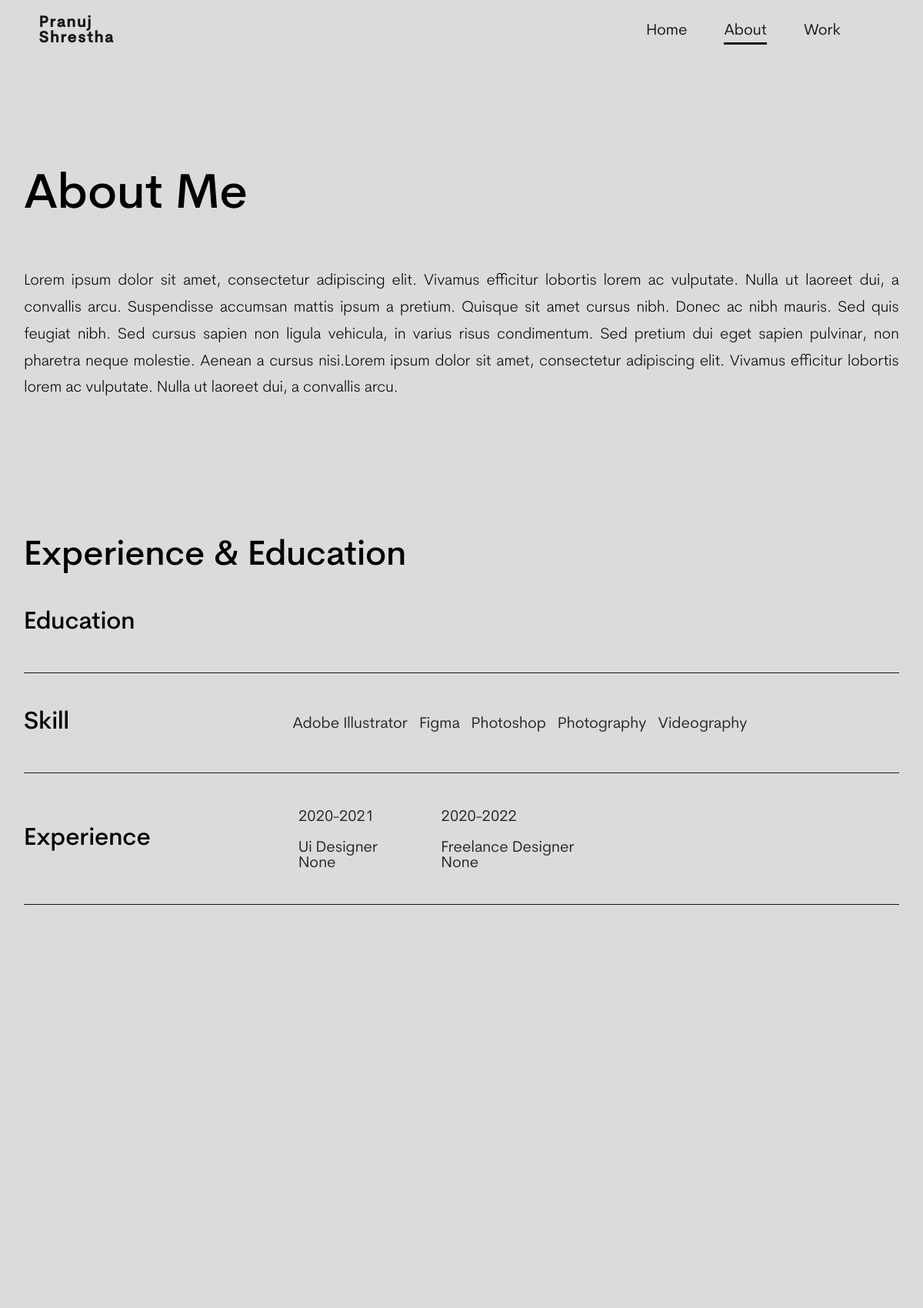
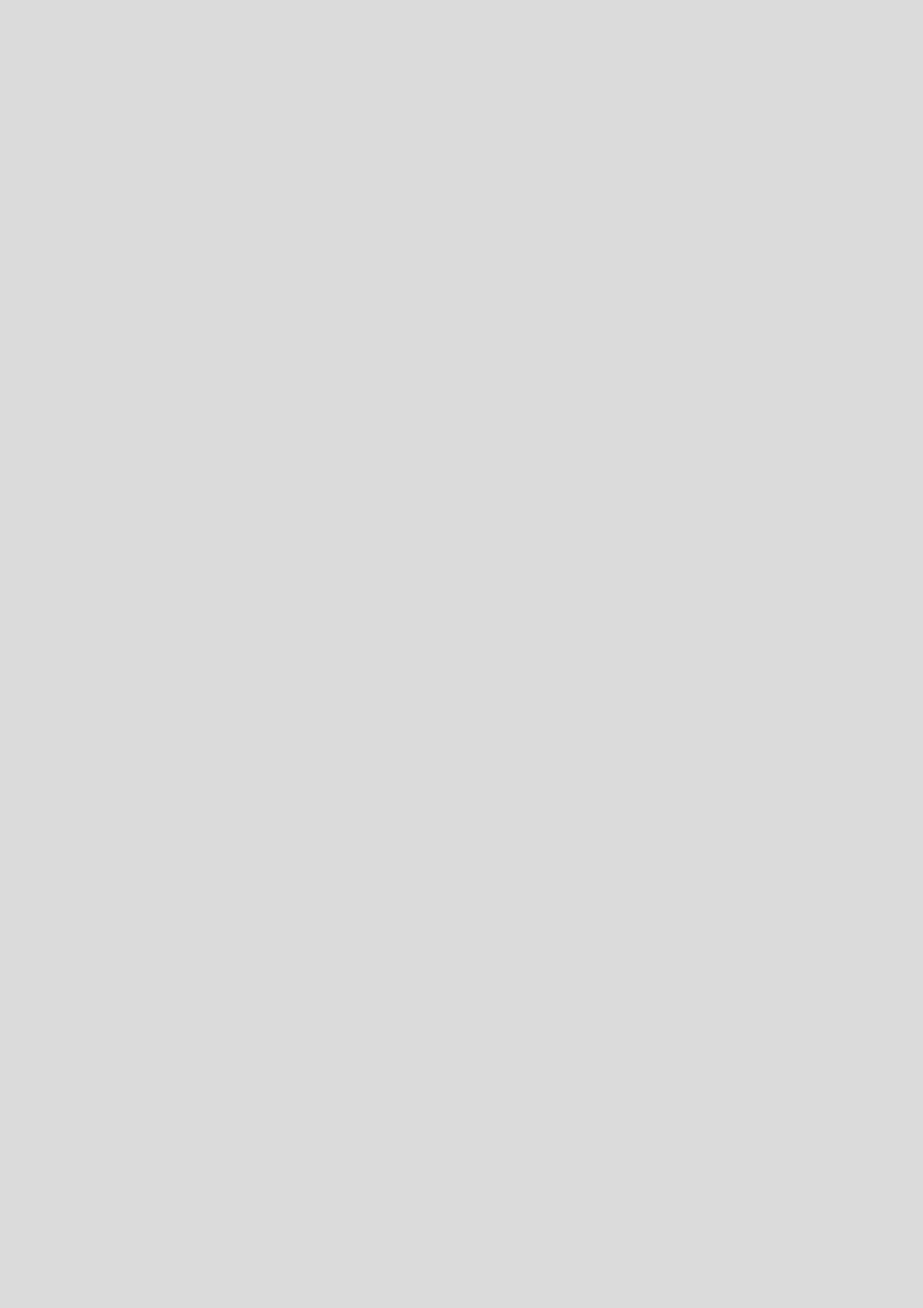
The page /about/ (upper part) on the database its author committed (2 pictures, top to bottom).
### myPortfolio/models.py (models this page shows, shortened)
class About(models.Model):
    id = models.UUIDField(default = uuid.uuid4, unique= True, primary_key= True, editable = False)
    about_Description = models.TextField()

class Skill(models.Model):
    id = models.UUIDField(default = uuid.uuid4, unique= True, primary_key= True, editable = False)
    skill_name= models.CharField(max_length=500)
    proficiency= models.CharField(max_length=1000, null=True,blank=True)

class Experience(models.Model):
    id = models.UUIDField(default = uuid.uuid4, unique= True, primary_key= True, editable = False)
    work_year= models.CharField(max_length=500)
    worplace_name= models.CharField(max_length=1000)
    role= models.CharField(max_length=1000, null=True,blank=True)
    responsibilities= models.CharField(max_length=1000,null=True,blank=True)

### myPortfolio/views.py (the view)
# urls.py: path('about/', views.about, name='portfolio-about'),
def about(request):
    about = About.objects.all()
    experience = Experience.objects.all()
    education = Education.objects.all()
    skill = Skill.objects.all()
    journey = Journey.objects.all()
    context = { 'title': 'About', 'about': about, 'experiences':experience, 'education': education, 'skills':skill, 'journeys': journey}
    return render(request, 'myPortfolio/about.html', context)

### myPortfolio/templates/myPortfolio/about.html (shortened to what this page needs)
{% extends 'myPortfolio/base.html' %} {% block content %}
<div class="about container">
  <div class="about__data">
    <section class="about__landing">
      <p class="about__landing__title">About Me</p>
      <div class="about__landing__description">
        {% for a in about %}
        <p class="description">{{a.about_Description}}</p>
        {% endfor %}
      </div>
    </section>
    <section class="about__edu-exp">
      <p class="about__edu-exp--title">Experience & Education</p>
      <div class="edu-exp__datas">
        <div class="edu-exp__title">Education</div>
        <div class="edu-exp__data">
        </div>
      </div>
      <div class="edu-exp__datas">
        <div class="edu-exp__title">Skill</div>
        <div class="edu-exp__data skill">
          {% for skill in skills %}
         <p> {{skill.skill_name}}</p>
          {% endfor %}
        </div>
      </div>
      <div class="edu-exp__datas">
        <div class="edu-exp__title">Experience</div>
        <div class="edu-exp__data">
          {% for experience in experiences %}
            {% if experience.role %}
          <p>
              {{experience.work_year}}
              {{experience.role}}
              {{experience.responsibilities}}
            </p>
            {% endif %}
           {% endfor %}
        </div>
      </div>
    </section>
  </div>
</div>
{% endblock content %}

### static/css/main.css (style rules this page uses)
* { box-sizing: border-box; padding: 0; margin: 0; }
html { scroll-behavior: smooth; }
body, button, input, textarea { font-family: var(--light-font); font-size: var(--normal-font-size); }
body { background-color: var(--body-color); color: var(--text-color); transition: 0.5s; }
.container { padding: 0 1em; }
:root { --header-height: 5rem; --first-color: #171717; --first-color-transparent: #1717174f; --first-color-alt-transparent: #f4f4f485; --first-color-alt: #efefef; --first-color-light: #d6d6d6; --first-color-dark: #000000; --title-color: #171717; --text-color: #000000; --text-color-alt: #797979; --body-color: #dbdbdb; --container-color: #dbdbdb; --background-color: #f4f4f438; --light-font: "Cerebri Light"; --medium-font: "Cerebri Medium"; --regular-font: "Cerebri Regular"; --big-font-size: 4.5em; --h1-font-size: 3.05em; --h2-font-size: 2.5em; --h3-font-size: 1.75em; --p-font-size: 1.5em; --normal-font-size: 1.05em; --small-font-size: 0.95em; --z-tooltip: 10; --z-fixed: 100; }
@media screen and (min-width: 968px) { :root { --big-font-size: 5.5em; --h1-font-size: 3.5em; --h3-font-size: 2em; --p-font-size: 1.75em; --normal-font-size: 1.115em; --small-font-size: 1em; } }
.about__landing { padding: 5em 0; }
.about__landing__title { font-size: var(--h1-font-size); font-family: var(--medium-font); padding-bottom: 1em; }
.about__landing__description p { text-align: justify; line-height: 1.75em; font-size: var(--normal-font-size); }
.about__edu-exp { padding: 5em 0; }
.about__edu-exp--title { font-size: var(--h2-font-size); font-family: var(--medium-font); }
.about__edu-exp .edu-exp__datas { border-bottom: 1px solid var(--first-color); padding-bottom: 1.25em; }
.about__edu-exp .edu-exp__title { font-size: var(--p-font-size); font-family: var(--medium-font); padding: 1em 0; text-transform: capitalize; }
.about__edu-exp .edu-exp__data { display: flex; flex-wrap: wrap; gap: 0.5em; font-size: var(--normal-font-size); padding-bottom: 0.75em; text-transform: capitalize; font-family: var(--regular-font); }
@media screen and (min-width: 767px) { .container { padding: 3em 1.75em; } }
@media screen and (min-width: 767px) { .about__edu-exp .edu-exp__datas { display: flex; justify-content: space-between; align-items: center; padding: 1em 0; } }
@media screen and (min-width: 767px) { .about__edu-exp .edu-exp__title { width: 25%; } }
@media screen and (min-width: 767px) { .about__edu-exp .edu-exp__data { white-space: pre-wrap; flex: 1; } }
@media screen and (min-width: 767px) { .about__edu-exp .skill { padding-left: 3em; } }

### rows shown on the page
About: about_Description "Lorem ipsum dolor sit amet, consectetur adipiscing elit. Vivamus efficitur lobortis lorem ac vulputate. Nulla ut laoreet dui, a convallis arcu. Suspendisse accumsan mattis ipsum a pretium. Quisque sit amet cursus nibh. Donec ac nibh mauris. Sed quis feugiat nibh. Sed cursus sapien non ligula vehicula, in varius risus condimentum. Sed pretium dui eget sapien pulvinar, non pharetra neque molestie. Aenean a cursus nisi.Lorem ipsum dolor sit amet, consectetur adipiscing elit. Vivamus efficitur lobortis lorem ac vulputate. Nulla ut laoreet dui, a convallis arcu."
Skill: skill_name "Adobe Illustrator"
Skill: skill_name "Figma"
Skill: skill_name "Photoshop"
Skill: skill_name "Photography"
Skill: skill_name "Videography"
Experience: work_year "2020-2021", role "Ui Designer", responsibilities "None"
Experience: work_year "2020-2022", role "Freelance Designer", responsibilities "None"
